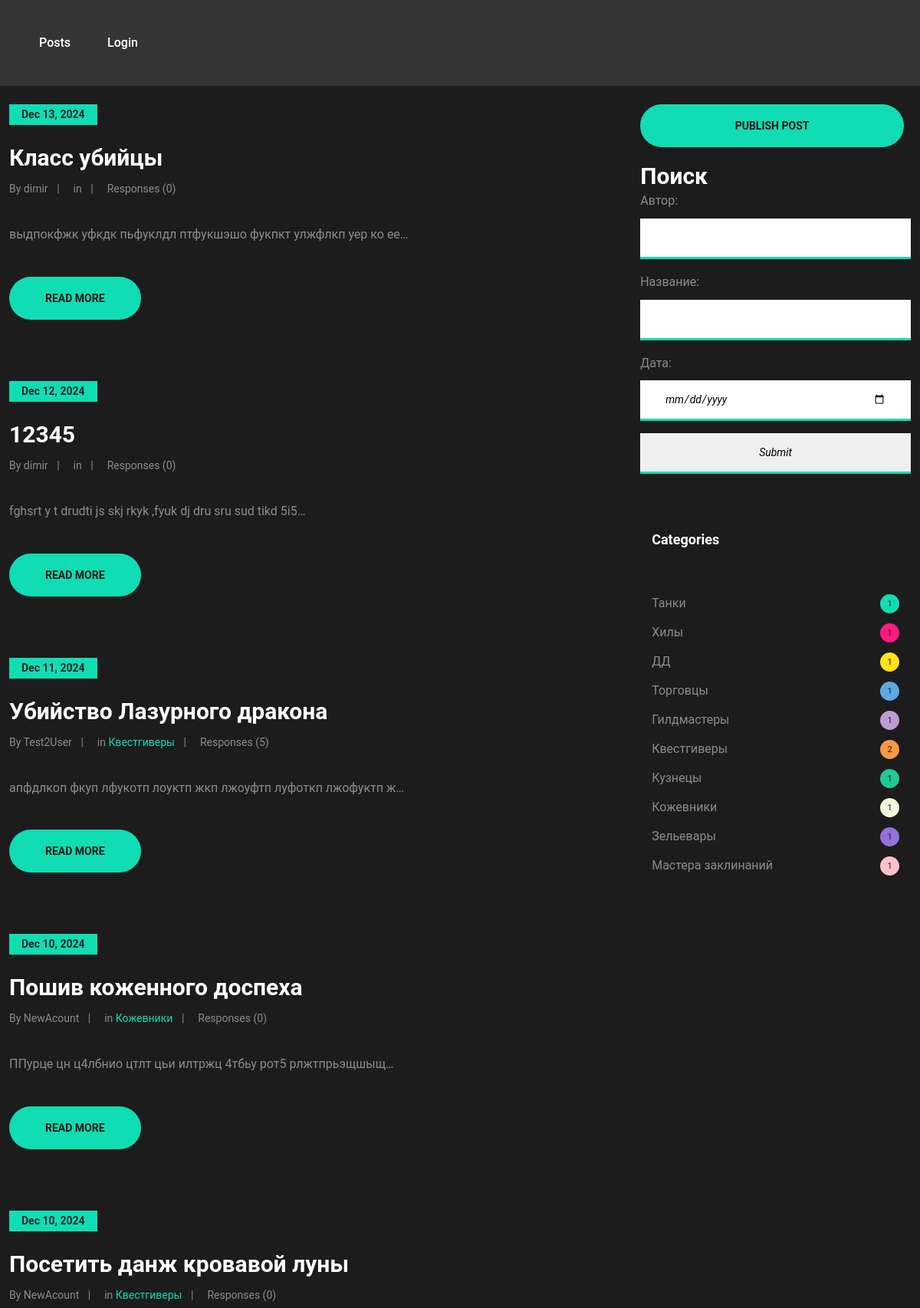
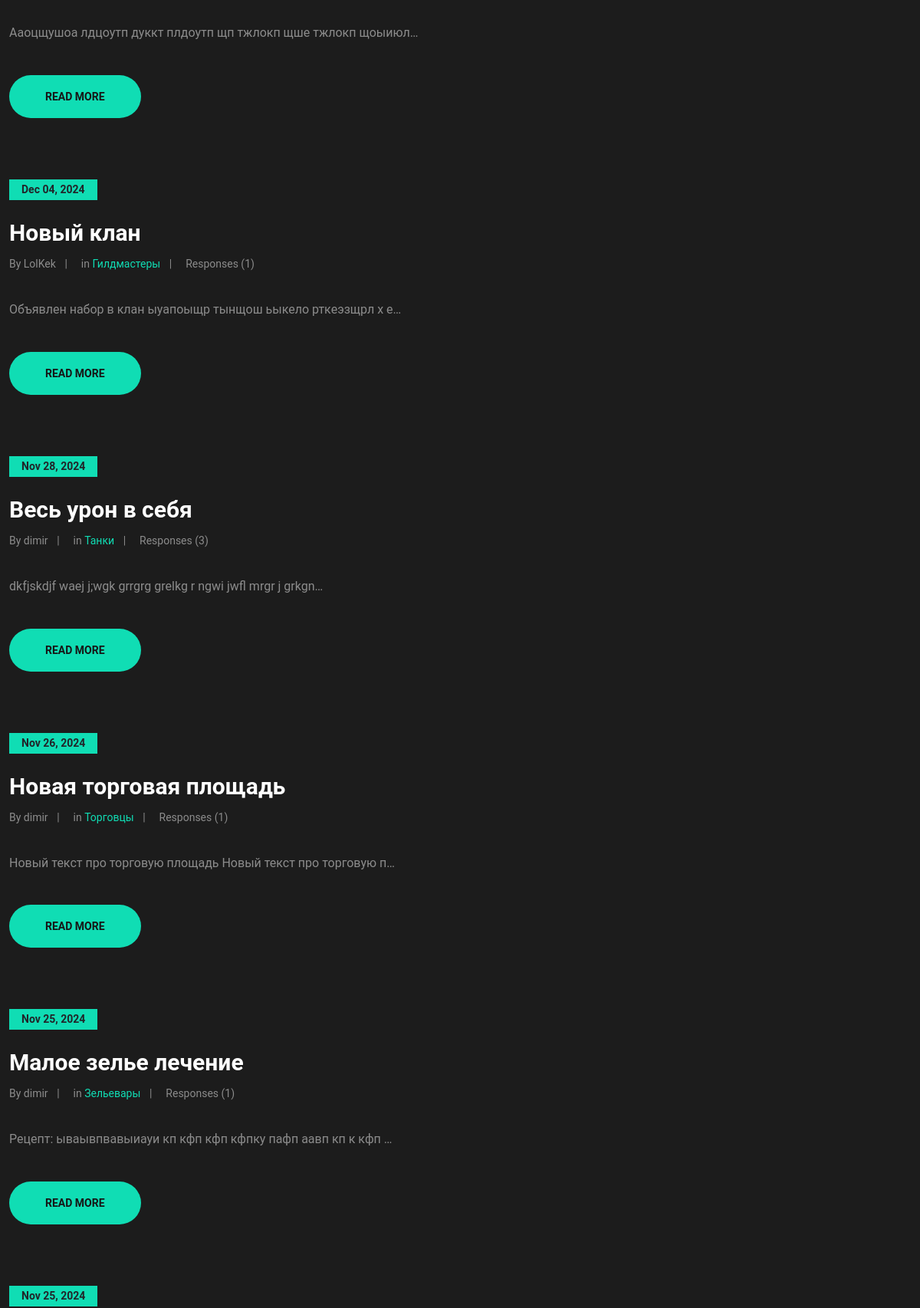
/posts/ (upper part), run on the app's committed database (2 pictures, top to bottom).
### board/models.py (models this page shows, shortened)
class Post(models.Model):
    author = models.ForeignKey(verbose_name='Автор', to=User, on_delete=models.CASCADE)
    time_in = models.DateField(auto_now_add=True)
    name = models.CharField(verbose_name='Заголовок', max_length=50, default='no name')
    text = models.TextField(verbose_name='Текст')
    category = models.ManyToManyField(Category, verbose_name='Категория', through='PostCategory', blank=False,
                                      related_name='category')
    def get_category(self):
        return ",".join([str(c) for c in self.category.all()])
    get_category.short_description = 'Категория'

class Category(models.Model):
    name = models.CharField(max_length=25, unique=True)
    def __str__(self):
        return self.name

### board/views.py (the view)
# urls.py: path('', PostsList.as_view(), name='posts'),
class PostsList(ListView):
    model = Post
    ordering = '-time_in'
    context_object_name = 'posts'
    template_name = 'posts.html'
    def get_queryset(self):
        queryset = super().get_queryset()
        self.filterset = PostFilter(self.request.GET, queryset)
        return self.filterset.qs
    def get_context_data(self, **kwargs):
        context = super().get_context_data(**kwargs)
        context['filterset'] = self.filterset
        context['categories'] = Category.objects.all()
        return context

### board/templatetags/custom_filters.py (called while the page is built)
@register.filter()
def len_category(value):
    categories = Post.objects.filter(category__name=value)
    return len(categories)

@register.filter()
def len_responses(value):
    responses = PostsResponses.objects.filter(post=value, accepted=True)
    return len(responses)

### templates/posts.html (shortened to what this page needs)
{% extends 'flatpages/default.html' %}
{% load custom_filters %}
{% block content %}
<div class="row" style="margin-top: 30px">
{% if posts %}
    <div style="display: inline-block; width: 70%">
        {% for post in posts %}
            <div class="blog-post featured-post">
                <div class="post-date">{{ post.time_in|date:'M d, Y' }}</div>
                <h3>{{ post.name }}</h3>
                <div class="post-metas">
                    <div class="post-meta">By {{ post.author }}</div>
                    <div class="post-meta">in <a href="#">
                        {% for category in post.category.all %}
                            {{ category }} {% if not forloop.last %}, {% endif %}
                        {% endfor %}</a>
                    </div>
                    <div class="post-meta">Responses ({{ post|len_responses }})</div>
                </div>
                <p>{{ post.text|truncatechars:60 }}</p>
                <a href="{{ post.id }}" class="site-btn">Read More</a>
            </div>
        {% endfor %}
    </div>
{% else %}
    <div style="display: inline-block; width: 70%">
        <div class="post-meta">
            <h2 style="color: green; margin: 20px; ">Публикаций нет</h2>
        </div>
    </div>
{% endif %}
    <div style="display: inline-block; width: 30%">
        <a href="/posts/create" class="site-btn" style="padding: 21px 35%; margin-bottom: 20px">Publish post</a>
        <div class="sb-widget">
            <h3 style="color:white">Поиск</h3>
            <form class="sb-search", method="get">
                {{ filterset.form.as_p }}
                <input type="submit" placeholder="Search">
            </form>
        </div>
        <div class="col-lg-4 sidebar" style="max-width:100%">
            <div class="sb-widget">
                <h2 class="sb-title">Categories</h2>
                <ul class="sb-cata-list">
                    {% for category in categories %}
                        <li><a href="/posts/?author=&name=&category={{ category.name }}&time_in=">{{ category.name }}<span>{{ category.name|len_category }}</span></a></li>
                    {% endfor %}
                </ul>
            </div>
        </div>
    </div>
</div>
{% endblock content %}

### static/css/style.css (style rules this page uses)
html, body { height: 100%; font-family: "Roboto", sans-serif; -webkit-font-smoothing: antialiased; font-smoothing: antialiased; }
h1, h2, h3, h4, h5, h6 { margin: 0; color: #111111; font-weight: 700; }
h2 { font-size: 36px; }
h3 { font-size: 30px; }
p { font-size: 16px; color: #8c8c8c; line-height: 1.8; }
ul, ol { padding: 0; margin: 0; }
.site-btn { display: inline-block; border: none; font-size: 14px; font-weight: 600; min-width: 164px; padding: 21px 47px; border-radius: 50px; text-transform: uppercase; background: #10ddb4; color: #161616; line-height: 1; cursor: pointer; text-align: center; }
.blog-post { margin-bottom: 70px; }
.blog-post .post-date { display: inline-block; font-size: 14px; font-weight: 700; padding: 3px 16px; margin-bottom: 25px; background: #10ddb4; }
.blog-post h3 { color: #fff; margin-bottom: 10px; }
.blog-post .post-metas { margin-bottom: 30px; }
.blog-post .post-metas .post-meta { position: relative; display: inline-block; color: #8c8c8c; font-size: 14px; padding-right: 15px; margin-right: 14px; margin-bottom: 5px; }
.blog-post .post-metas .post-meta:after { position: absolute; content: "|"; right: 0; top: 0; color: #8c8c8c; font-size: 14px; }
.blog-post .post-metas .post-meta:last-child { margin-right: 0; padding-right: 0; }
.blog-post .post-metas .post-meta:last-child:after { display: none; }
.blog-post .post-metas a { color: #ffea00; }
.blog-post.featured-post, .blog-post.review-post, .blog-post.single-post { margin-bottom: 80px; }
.blog-post.featured-post p, .blog-post.review-post p, .blog-post.single-post p { margin-bottom: 40px; }
.blog-post.featured-post .post-metas a, .blog-post.review-post .post-metas a, .blog-post.single-post .post-metas a { color: #10ddb4; }
.sb-widget { margin-bottom: 75px; }
.sb-widget .sb-title { font-size: 18px; font-weight: 700; color: #fff; margin-bottom: 60px; }
.sb-widget .sb-search input { width: 100%; height: 53px; font-size: 14px; font-style: italic; padding: 0 32px; border: none; border-bottom: 3px solid #10ddb4; }
.sb-cata-list { list-style: none; }
.sb-cata-list li { display: block; overflow: hidden; margin-bottom: 13px; }
.sb-cata-list li a { display: block; color: #8c8c8c; font-size: 16px; }
.sb-cata-list li span { float: right; display: inline-block; min-width: 25px; height: 25px; font-size: 11px; color: #1c1c1c; border-radius: 35px; background: #fff; text-align: center; padding: 5px 5px 0; }
.sb-cata-list li:nth-child(1) span { background: #10ddb4; }
.sb-cata-list li:nth-child(2) span { background: #ff1980; }
.sb-cata-list li:nth-child(3) span { background: #ffe119; }
.sb-cata-list li:nth-child(4) span { background: #5da9e4; }
.sb-cata-list li:nth-child(5) span { background: #bd9bd2; }
.sb-cata-list li:nth-child(6) span { background: #f89843; }
.sb-cata-list li:nth-child(7) span { background: #20c997; }
.sb-cata-list li:nth-child(8) span { background: #F5F5DC; }
.sb-cata-list li:nth-child(9) span { background: #9370DB; }
.sb-cata-list li:nth-child(10) span { background: #FFC0CB; }
.sb-cata-list li:last-child a { margin-bottom: 0; }

### data on the page
Post: time_in "Dec 13, 2024", name "Класс убийцы", author "dimir", id "0", text "выдпокфжк уфкдк пьфуклдл птфукшэшо фукпкт улжфлкп уер ко ее…"
Post: time_in "Dec 12, 2024", name "12345", author "dimir", id "0", text "fghsrt y t drudti js skj rkyk ,fyuk dj dru sru sud tikd 5i5…"
Post: time_in "Dec 11, 2024", name "Убийство Лазурного дракона", author "Test2User", id "5", text "апфдлкоп фкуп лфукотп лоуктп жкп лжоуфтп луфоткп лжофуктп ж…"
Category: name "Квестгиверы", name|len_category "2"
Post: time_in "Dec 10, 2024", name "Пошив коженного доспеха", author "NewAcount", id "0", text "ППурце цн ц4лбнио цтлт цьи илтржц 4тбьу рот5 рлжтпрьэщшыщ…"
Category: name "Кожевники", name|len_category "1"
Post: time_in "Dec 10, 2024", name "Посетить данж кровавой луны", author "NewAcount", id "0", text "Ааоцщушоа лдцоутп дуккт плдоутп щп тжлокп щше тжлокп щоыиюл…"
Post: time_in "Dec 04, 2024", name "Новый клан", author "LolKek", id "1", text "Объявлен набор в клан ыуапоыщр тынщош ьыкело рткеэзщрл х е…"
Category: name "Гилдмастеры", name|len_category "1"
Post: time_in "Nov 28, 2024", name "Весь урон в себя", author "dimir", id "3", text "dkfjskdjf waej j;wgk grrgrg grelkg r ngwi jwfl mrgr j grkgn…"
Category: name "Танки", name|len_category "1"
Post: time_in "Nov 26, 2024", name "Новая торговая площадь", author "dimir", id "1", text "Новый текст про торговую площадь Новый текст про торговую п…"
Category: name "Торговцы", name|len_category "1"
Post: time_in "Nov 25, 2024", name "Малое зелье лечение", author "dimir", id "1", text "Рецепт: ываывпвавыиауи кп кфп кфп кфпку пафп аавп кп к кфп …"
Category: name "Зельевары", name|len_category "1"
Post: time_in "Nov 25, 2024"
Category: name "Хилы", name|len_category "1"
Category: name "ДД", name|len_category "1"
Category: name "Кузнецы", name|len_category "1"
Category: name "Мастера заклинаний", name|len_category "1"
